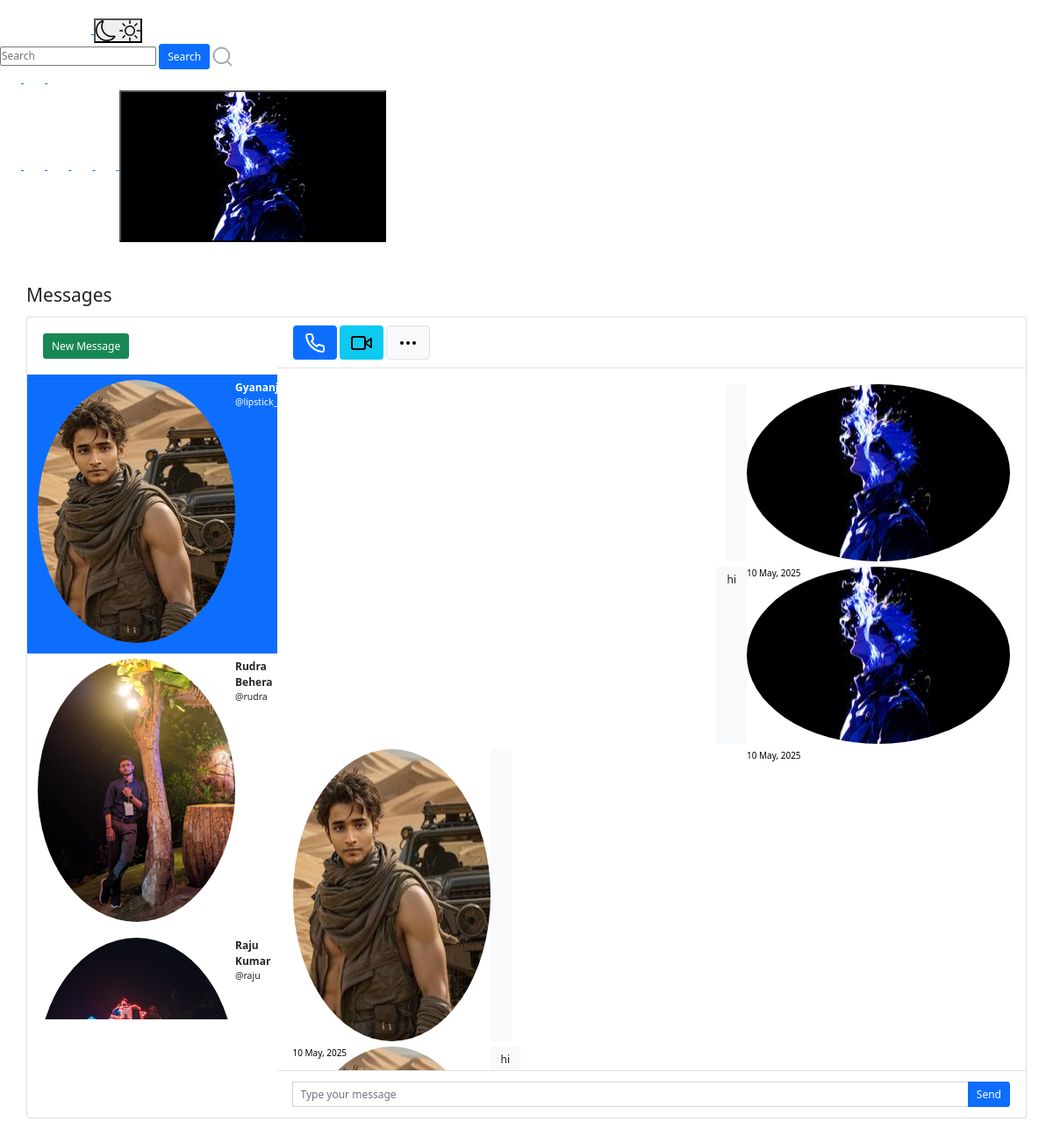
The page /message/ (signed in) on the database its author committed.
### userauths/models.py (models this page shows, shortened)
class Profile(models.Model):
    user = models.OneToOneField(User, related_name='profile', on_delete=models.CASCADE)
    image = models.ImageField(upload_to="profile_pciture", null=True, default="default.jpg")
    first_name = models.CharField(max_length=200, null=True, blank=True)
    last_name = models.CharField(max_length=200, null=True, blank=True)
    bio = models.CharField(max_length=200, null=True, blank=True)
    location = models.CharField(max_length=200, null=True, blank=True)
    url = models.URLField(max_length=200, null=True, blank=True)
    favourite = models.ManyToManyField(Post, blank=True)

### directs/models.py (models this page shows, shortened)
class Message(models.Model):
    user = models.ForeignKey(User, on_delete=models.CASCADE, related_name="user")
    sender = models.ForeignKey(User, on_delete=models.CASCADE, related_name="from_user")
    reciepient = models.ForeignKey(User, on_delete=models.CASCADE, related_name="to_user")
    body = models.TextField(null=True)
    date = models.DateTimeField(auto_now_add=True)
    is_read = models.BooleanField(default=False)
    def get_message(user):
        users = []
        messages = Message.objects.filter(user=user).values('reciepient').annotate(last=Max('date')).order_by('-last')
        for message in messages:
            users.append({
                'user': User.objects.get(pk=message['reciepient']),
                'last': message['last'],
                'unread': Message.objects.filter(user=user, reciepient__pk=message['reciepient'], is_read=False).count()
            })
        return users

### directs/views.py (the view)
# urls.py: path('', inbox, name="message"),
@login_required
def inbox(request):
    user = request.user
    messages = Message.get_message(user=request.user)
    active_direct = None
    directs = None
    profile = get_object_or_404(Profile, user=user)
    if messages:
        message = messages[0]
        active_direct = message['user'].username
        directs = Message.objects.filter(user=request.user, reciepient=message['user'])
        directs.update(is_read=True)
        for message in messages:
            if message['user'].username == active_direct:
                message['unread'] = 0
    context = {
        'directs':directs,
        'messages': messages,
        'active_direct': active_direct,
        'profile': profile,
    }
    return render(request, 'directs/direct.html', context)

### templates/directs/direct.html (shortened to what this page needs)
{% extends 'base.html' %}
{% load static %}
{% block content %}
<head>
	<link href="https://cdn.jsdelivr.net/npm/bootstrap@5.1.3/dist/css/bootstrap.min.css" rel="stylesheet">
</head>
<br><br>
<main class="conetent">
    <div class="container p-0">
		<h1 class="h3 mb-3">Messages</h1>
		<div class="card">
			<div class="row g-0">
				<div class="col-12 col-lg-12 col-xl-3 border-right chat-messages" >
					<div class="px-4 d-none d-md-block">
						<div class="d-flex align-items-center">
							<div class="flex-grow-1">
								<a href="{% url 'search-users' %}" class="btn btn-success mt-4 mb-4">New Message</a>
							</div>
						</div>
					</div>
					{% for message in messages %}
					<a href="{% url 'directs' message.user.username %}" class="list-group-item list-group-item-action border-0 {% if active_direct == message.user.username %}active{% endif %}">
						<div class="d-flex align-items-start pb-2">
								<img src="{{ message.user.profile.image.url }}" class="rounded-circle mr-1" alt="img" width="40" height="40">
							<div class="flex-grow-1 ml-6">
								<b>{{message.user.profile.first_name}} {{message.user.profile.last_name}}</b>
								<div class="small"> @{{message.user.username}}</div>
							</div>
						</div>
					</a>
					{% endfor %}
				</div>
				<div class="col-12 col-lg-7 col-xl-9">
					<div class="py-2 px-4 border-bottom d-none d-lg-block">
						<div class="d-flex align-items-center py-1">
							<div>
								<button class="btn btn-primary btn-lg mr-1 px-3"></button>
								<button class="btn btn-info btn-lg mr-1 px-3 d-none d-md-inline-block"></button>
								<button class="btn btn-light border btn-lg px-3"></button>
							</div>
						</div>
					</div>
					<div class="position-relative">
						<div class="chat-messages p-4">
									{% for direct in directs %}
										{% if direct.sender == request.user %}
											<div class="chat-message-right pb-2">
												<div>
													<a href=""><img src="{{ direct.sender.profile.image.url }}" class="rounded-circle mr-1" alt="img" width="40" height="40"></a>
													<div class="text-muted small text-nowrap mt-2" style="font-size:10px; color: rgba(180, 180, 180, 0);"><p style="font-size:10px; color: black;">{{direct.date|date:"d M, Y"}}</p></div>
												</div>
												<div class="flex-shrink-1 bg-light rounded py-2 px-3 ml-3">
													{{direct.body}}
												</div>
											</div>
										{% else %}
											<div class="chat-message-left pb-2">
												<div>
													<a href=""><img src="{{ direct.sender.profile.image.url }}" class="rounded-circle mr-1" alt="img" width="40" height="40"></a>
													<div class="text-muted small text-nowrap mt-2" style="font-size:10px; color: rgba(180, 180, 180, 0);"><p style="font-size:10px; color: black;">{{direct.date|date:"d M, Y"}}</p></div>
												</div>
												<div class="flex-shrink-1 bg-light rounded py-2 px-3 ml-3">
													{{direct.body}}
												</div>
											</div>
										{% endif %}
									{% endfor %}
						</div>
					</div>
						<div class="flex-grow-0 py-3 px-4 border-top">
							<form method="POST" action="{% url 'send-directs' %}" role="form">
								<div class="input-group">
									<input name="body" type="text" class="form-control" placeholder="Type your message">
									<button class="btn btn-primary" type="submit">Send</button>
								</div>
							</form>
						</div>
				</div>
			</div>
		</div>
	</div>
</main>
</html>
{% endblock content %}

### templates/base.html (shortened to what this page needs)
{% load static %}
<!DOCTYPE html>
<html lang="en">
<head>
  <link rel="stylesheet" href="https://cdn.jsdelivr.net/npm/bootstrap-icons@1.8.1/font/bootstrap-icons.css">
  <link href="https://cdn.jsdelivr.net/npm/bootstrap@5.1.3/dist/css/bootstrap.min.css" rel="stylesheet"
>
  <link rel="stylesheet" type="text/css" href="{% static 'assets1/style.css' %}">
</head>
<body>
  <header class="header">
    <nav class="header__content">
      <div class="header__buttons">
        <a href="{% url 'index' %}" class="header__home">
        </a>
        <button class="header__theme-button" title="Toggle Theme">
        </button>
      </div>
      <form action="" method="GET">
        <div class="header__search">
          <input type="text" placeholder="Search" name="q" value="{{ request.GET.q }}">
          <button class="btn btn-primary" type="submit">Search</button>
        </div>
      </form>
      <div class="header__buttons header__buttons--mobile">
        <a href="{% url 'newpost' %}">
        </a>
        <a href="#">
        </a>
        <a href="">
        </a>
      </div>
      <div class="header__buttons header__buttons--desktop">
        <a href="{% url 'newpost' %}">
        </a>
        <a href="{% url 'index' %}">
        </a>
        <a href="">
        </a>
        <a href="#">
        </a>
        <span>
          <a href="">
          </a>
        </span>
        <a href="">
          <button class="profile-button">
            <a href="">
              <div class="profile-button__picture">
                <img src="{{request.user.profile.image.url}}" alt="User Picture">
              </div>
            </a>
          </button>
        </a>
      </div>
    </nav>
  </header>
  {% block content %}
  {% endblock content %}
</body>
</html>

### static/assets2/style.css (style rules this page uses)
*, *::before, *::after { margin: 0; padding: 0; box-sizing: inherit; }
html { font-size: 12px; box-sizing: border-box; }
img { width: 100%; max-width: 100%; height: 100%; }
a { text-decoration: none; }
body { background-color: #fafafa; }
.container { width: 100%; max-width: 93.5rem; margin: 1rem auto 0; }

### templates/directs/direct.html (style rules this page uses)
body { margin-top:20px; }
.chat-messages { display: flex; flex-direction: column; max-height: 800px; overflow-y: scroll }
.chat-message-left, .chat-message-right { display: flex; flex-shrink: 0 }
.chat-message-left { margin-right: auto }
.chat-message-right { flex-direction: row-reverse; margin-left: auto }
.py-3 { padding-top: 1rem!important; padding-bottom: 1rem!important; }
.px-4 { padding-right: 1.5rem!important; padding-left: 1.5rem!important; }
.flex-grow-0 { flex-grow: 0!important; }
.border-top { border-top: 1px solid #dee2e6!important; }

### rows shown on the page
Message: sender.profile.image (picture), date "10 May, 2025"
Message: sender.profile.image (picture), date "10 May, 2025", body "hi"
Message: sender.profile.image (picture), date "10 May, 2025"
Message: sender.profile.image (picture), body "hi"

### other values the page prints
{{ message.user.profile.first_name }} "Rudra"
{{ message.user.profile.last_name }} "Behera"
{{ message.user.username }} "rudra"
{{ message.user.profile.first_name }} "Raju"
{{ message.user.profile.last_name }} "Kumar"
{{ message.user.username }} "raju"
